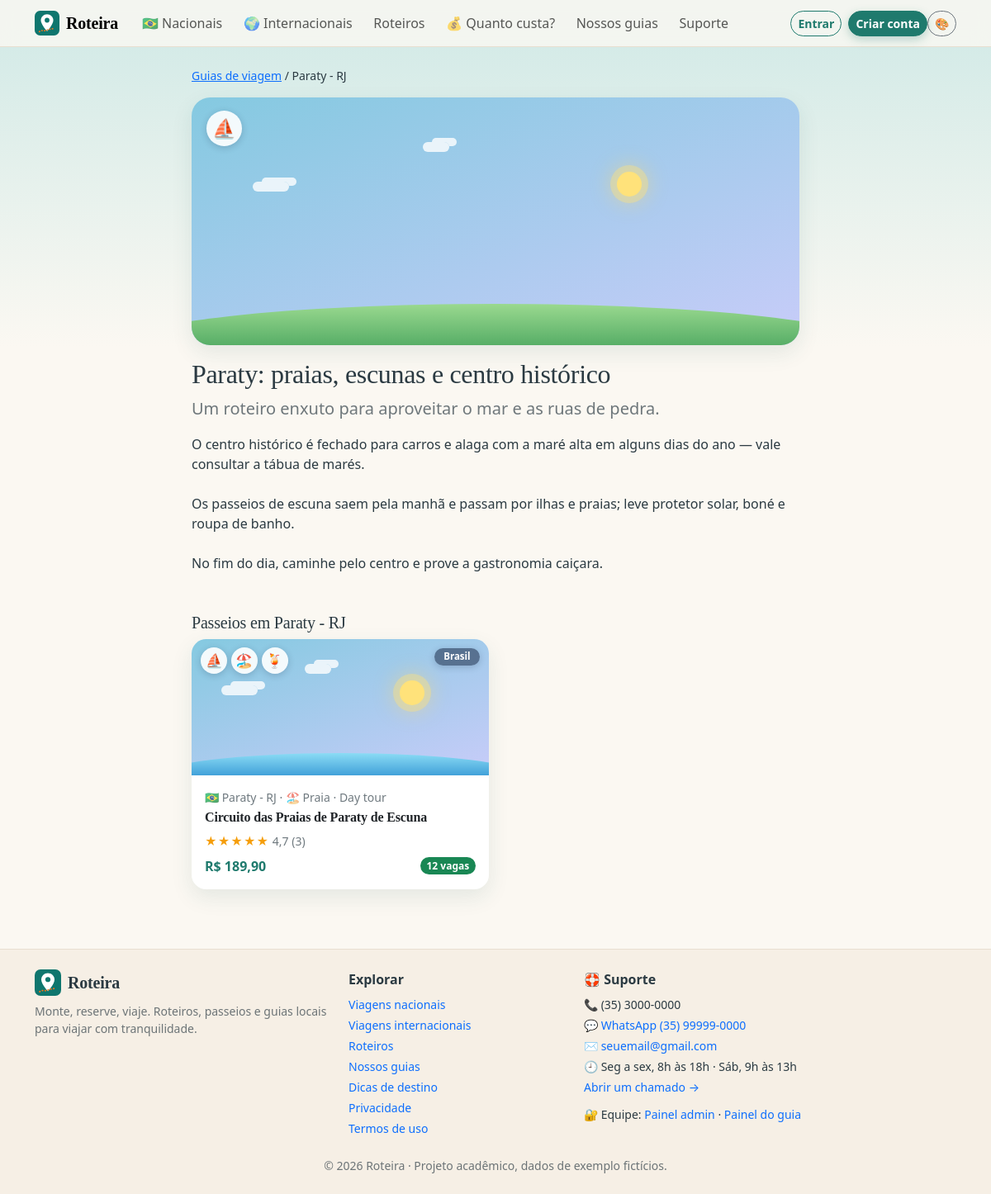
/guia.php?id=2, run on the app's committed database.
### tables this page shows
CREATE TABLE guias_viagem (
  id INT AUTO_INCREMENT PRIMARY KEY,
  titulo VARCHAR(200) NOT NULL,
  destino VARCHAR(120) NOT NULL,
  resumo VARCHAR(300) NOT NULL,
  conteudo TEXT NOT NULL,
  emoji VARCHAR(8) NOT NULL DEFAULT '📖',
  hue SMALLINT NOT NULL DEFAULT 200,
  created_at TIMESTAMP DEFAULT CURRENT_TIMESTAMP
);

CREATE TABLE passeios (
  id INT AUTO_INCREMENT PRIMARY KEY,
  categoria_id INT NOT NULL,
  guia_id INT NULL,
  titulo VARCHAR(200) NOT NULL,
  destino VARCHAR(120) NOT NULL,
  descricao TEXT,
  duracao_horas DECIMAL(4,1) NOT NULL DEFAULT 4,
  preco DECIMAL(10,2) NOT NULL,
  emoji VARCHAR(30) NOT NULL DEFAULT '🌎' COMMENT 'emojis extras da capa (ex.: 🍕🏛️)',
  motivo VARCHAR(30) NULL COMMENT 'silhueta do ponto turístico da capa',
  imagem VARCHAR(255) NULL COMMENT 'foto: caminho em uploads/ ou URL',
  video_id VARCHAR(20) NULL COMMENT 'ID do vídeo do YouTube',
  hue SMALLINT NOT NULL DEFAULT 180,
  escopo VARCHAR(20) NOT NULL DEFAULT 'nacional',
  pais VARCHAR(80) NOT NULL DEFAULT 'Brasil',
  dias INT NOT NULL DEFAULT 1,
  atracoes TEXT NULL COMMENT 'lista separada por ponto e vírgula',
  ativo TINYINT(1) NOT NULL DEFAULT 1,
  FOREIGN KEY (categoria_id) REFERENCES categorias(id),
  FOREIGN KEY (guia_id) REFERENCES guias(id) ON DELETE SET NULL,
  FOREIGN KEY (escopo) REFERENCES escopos(codigo)
);

CREATE TABLE categorias (
  id INT AUTO_INCREMENT PRIMARY KEY,
  nome VARCHAR(100) NOT NULL,
  icone VARCHAR(8) NOT NULL DEFAULT '🧭'
);

### guia.php (the view, shortened to what the rows shown need)
<?php
require_once __DIR__ . '/inc/app.php';
$st = $conn->prepare('SELECT * FROM guias_viagem WHERE id=?'); $st->execute([(int)($_GET['id'] ?? 0)]); $g = $st->fetch();
$rel = buscarPasseios($conn, 'AND p.destino = ?', [$g['destino']], 'p.id', 3);
topo($g['titulo']);
?>
<div class="row justify-content-center"><div class="col-lg-8">
  <nav class="small mb-3"><a href="guias.php">Guias de viagem</a> / <?= e($g['destino']) ?></nav>
  <?= capa($g['emoji'], $g['hue'], 'grande') ?>
  <h1 class="h2 mt-3"><?= e($g['titulo']) ?></h1><p class="lead text-body-secondary"><?= e($g['resumo']) ?></p>
  <div class="fs-6"><?= nl2br(e($g['conteudo'])) ?></div>
  <?php if ($rel): ?><h2 class="h5 mt-5">Passeios em <?= e($g['destino']) ?></h2><div class="row row-cols-1 row-cols-md-2 g-3"><?php foreach ($rel as $p) echo cardPasseio($p); ?></div><?php endif; ?>
</div></div>
<?php rodape();

### inc/app.php (shortened to what the rows shown need)
<?php
require_once __DIR__ . '/conexao.php';
function e($s) { return htmlspecialchars((string)$s, ENT_QUOTES, 'UTF-8'); }
function brl($v) { return 'R$ ' . number_format((float)$v, 2, ',', '.'); }
function usuario() { return $_SESSION['user'] ?? null; }
function csrf() {
    return $_SESSION['csrf'];
}
function estrelas($n) { $n = (int)round($n); return '<span class="estrelas" aria-label="' . $n . ' de 5">' . str_repeat('★', $n) . str_repeat('☆', 5 - $n) . '</span>'; }
function buscarPasseios(PDO $c, $where = '', array $params = [], $order = 'p.id DESC', $limit = 100) {
    $sql = "SELECT p.*, cat.nome AS categoria, cat.icone, g.nome AS guia, g.foto AS guia_foto, g.idiomas AS guia_idiomas, g.bio AS guia_bio,
              (SELECT MIN(s.data_saida) FROM saidas s WHERE s.passeio_id=p.id AND s.data_saida>=CURDATE()) AS proxima,
              (SELECT COALESCE(SUM(s.vagas_disponiveis),0) FROM saidas s WHERE s.passeio_id=p.id AND s.data_saida>=CURDATE()) AS vagas,
              (SELECT ROUND(AVG(a.nota),1) FROM avaliacoes a WHERE a.passeio_id=p.id AND a.visivel=1) AS nota_media,
              (SELECT COUNT(*) FROM avaliacoes a WHERE a.passeio_id=p.id AND a.visivel=1) AS n_aval,
              (SELECT s.vagas_disponiveis FROM saidas s WHERE s.passeio_id=p.id AND s.data_saida>=CURDATE() ORDER BY s.data_saida LIMIT 1) AS prox_vagas
            FROM passeios p JOIN categorias cat ON cat.id=p.categoria_id LEFT JOIN guias g ON g.id=p.guia_id
            WHERE p.ativo=1 $where ORDER BY $order LIMIT " . (int)$limit;
    $st = $c->prepare($sql); $st->execute($params); return $st->fetchAll();
}
function motivos() { static $m = null; return $m ??= require __DIR__ . '/motivos.php'; }
function urlImagem($c) { $c = trim((string)$c); if ($c === '') return ''; return preg_match('~^https?://~i', $c) ? $c : BASE . ltrim($c, '/'); }
function paletas() { static $p = null; return $p ??= require __DIR__ . '/paletas.php'; }
function solos() {
    return ['grama' => ['#9ad98f', '#56ad66'], 'areia' => ['#f8dc9a', '#e6b265'], 'mar' => ['#8bdcf5', '#3f9fd8'], 'neve' => ['#ffffff', '#d2e5f5']];
}
function coresMotivo($motivo) {
    $pal = paletas();
    if (!isset($pal[$motivo])) return '';
    $p = $pal[$motivo]; $solos = solos(); $s = $solos[$p[4]] ?? $solos['grama'];
    return '--m1:' . $p[0] . ';--m2:' . $p[1] . ';--m3:' . $p[2] . ';--m4:' . $p[3] . ';--g1:' . $s[0] . ';--g2:' . $s[1] . ';';
}
function emojisCapa($emoji) {
    $txt = str_replace(["\u{1F4CD}", "\u{1F4CC}"], '', (string)$emoji);
    preg_match_all('/\X/u', $txt, $m);
    $itens = [];
    foreach ($m[0] as $g) { if (trim($g) !== '') $itens[] = '<b>' . e($g) . '</b>'; if (count($itens) === 3) break; }
    return $itens ? '<span class="emojis">' . implode('', $itens) . '</span>' : '';
}
function capa($emoji, $hue, $classe = '', $motivo = '', $imagem = '', $selo = '') {
    $h = (int)$hue; $h2 = ($h + 40) % 360; $m = motivos();
    $svg = isset($m[$motivo]) ? '<svg class="cena" viewBox="0 0 120 70" preserveAspectRatio="xMidYMax meet" aria-hidden="true">' . $m[$motivo] . '</svg>' : '';
    $u = urlImagem($imagem);
    $img = $u ? '<img class="foto" src="' . e($u) . '" alt="" loading="lazy" onerror="this.remove()">' : '';
    return '<div class="capa ' . e($classe) . '" style="--c1:hsl(' . $h . ' 60% 70%);--c2:hsl(' . $h2 . ' 80% 88%);' . coresMotivo($motivo) . '"><i class="sol"></i><i class="nuvem n1"></i><i class="nuvem n2"></i>'
         . $svg . $img . emojisCapa($emoji) . ($selo !== '' ? '<span class="selo">' . e($selo) . '</span>' : '') . '</div>';
}
function config($chave, $padrao = '') {
    static $c = null; global $conn;
    if ($c === null) { try { $c = $conn->query('SELECT chave,valor FROM configuracoes')->fetchAll(PDO::FETCH_KEY_PAIR); } catch (Throwable $e) { $c = []; } }
    return $c[$chave] ?? $padrao;
}
function cardPasseio(array $p) {
    $lotado = $p['proxima'] && (int)$p['vagas'] === 0;
    $ultimas = !$lotado && $p['proxima'] && (int)$p['prox_vagas'] >= 1 && (int)$p['prox_vagas'] <= 3;
    $badge = !$p['proxima'] ? '<span class="badge text-bg-secondary">Sem datas</span>'
           : ($lotado ? '<span class="badge text-bg-danger">Lotado</span>'
           : ($ultimas ? '<span class="badge text-bg-warning">🔥 Últimas vagas</span>' : '<span class="badge text-bg-success">' . (int)$p['vagas'] . ' vagas</span>'));
    $intl = ($p['escopo'] ?? '') === 'internacional';
    $dur = (int)$p['dias'] > 1 ? (int)$p['dias'] . ' dias' : 'Day tour';
    $nota = (int)$p['n_aval'] > 0 ? '<div class="small">' . estrelas($p['nota_media']) . ' <span class="text-body-secondary">' . number_format($p['nota_media'], 1, ',', '') . ' (' . (int)$p['n_aval'] . ')</span></div>' : '';
    return '<div class="col"><a class="card h-100 card-hover text-decoration-none" href="' . BASE . 'passeio.php?id=' . (int)$p['id'] . '">'
        . capa($p['emoji'], $p['hue'], '', $p['motivo'] ?? '', $p['imagem'] ?? '', $intl ? $p['pais'] : 'Brasil')
        . '<div class="card-body d-flex flex-column"><div class="small text-body-secondary mb-1">' . ($intl ? '🌍 ' : '🇧🇷 ') . e($intl ? $p['pais'] : $p['destino']) . ' · ' . e($p['icone']) . ' ' . e($p['categoria']) . ' · ' . $dur . '</div>'
        . '<h3 class="h6 card-title text-body">' . e($p['titulo']) . '</h3>' . $nota
        . '<div class="mt-auto d-flex justify-content-between align-items-center pt-2"><strong class="text-primary">' . brl($p['preco']) . '</strong>' . $badge . '</div></div></a></div>';
}
function headTema() {
    $k = ['admin' => 'adm', 'guia' => 'gui'][AREA] ?? 'user';
    $logado = !empty($_SESSION[$k]);
    $d = ['prefs' => $_SESSION['tema_' . ($k === 'user' ? 'site' : $k)] ?? null, 'pad' => AREA === 'site' ? padraoTema() : new stdClass, 'url' => $logado ? BASE . 'api/tema.php' : null, 'csrf' => csrf(), 'area' => AREA];
    return '<script>window.PV_TEMA=' . json_encode($d, JSON_HEX_TAG | JSON_HEX_AMP | JSON_UNESCAPED_UNICODE) . ';</script>';
}
function temaMenu() {
    $cores = ['verde' => '#0f766e', 'azul' => '#1d4ed8', 'roxo' => '#7c3aed', 'rosa' => '#be185d', 'laranja' => '#c2410c', 'grafite' => '#334155'];
    $h = '<div class="dropdown"><button class="btn btn-outline-secondary btn-sm" data-bs-toggle="dropdown" data-bs-auto-close="outside" aria-label="Personalizar tema" title="Meu tema">🎨</button>'
       . '<div class="dropdown-menu dropdown-menu-end p-3" style="min-width:250px"><div class="fw-semibold mb-2">Meu tema</div><div class="small fw-semibold mb-1">Modo</div><div class="btn-group btn-group-sm w-100 mb-3">'
       . '<button type="button" class="btn btn-outline-secondary" data-tema="modo:light">☀️ Claro</button><button type="button" class="btn btn-outline-secondary" data-tema="modo:auto">Auto</button><button type="button" class="btn btn-outline-secondary" data-tema="modo:dark">🌙 Escuro</button></div>'
       . '<div class="small fw-semibold mb-1">Cor</div><div class="d-flex gap-2 mb-3">';
    foreach ($cores as $k => $c) $h .= '<button type="button" class="swatch" data-tema="cor:' . $k . '" style="background:' . $c . '" title="' . ucfirst($k) . '"></button>';
    $logado = !empty($_SESSION[['admin' => 'adm', 'guia' => 'gui'][AREA] ?? 'user']);
    return $h . '</div><div class="small fw-semibold mb-1">Tamanho do texto</div><div class="btn-group btn-group-sm w-100 mb-2">'
       . '<button type="button" class="btn btn-outline-secondary" data-tema="fonte:normal">Normal</button><button type="button" class="btn btn-outline-secondary" data-tema="fonte:grande">Grande</button></div>'
       . '<div class="form-text">' . ($logado ? 'Salvo na sua conta: vale em qualquer aparelho.' : 'Entre na sua conta para salvar o tema em todos os aparelhos.') . '</div>'
       . '<button type="button" class="btn btn-sm btn-primary w-100 mt-2 btn-instalar d-none">📲 Instalar app</button></div></div>';
}
function topo($titulo = '') {
    $u = usuario(); $b = BASE; $nome = SITE_NOME; $pg = basename($_SERVER['SCRIPT_NAME']);
    $titulo = $titulo ?: SITE_SLOGAN;
    echo '<!doctype html><html lang="pt-BR" data-bs-theme="light"><head><meta charset="utf-8">'
       . '<meta name="viewport" content="width=device-width, initial-scale=1, viewport-fit=cover"><title>' . e($titulo) . ' · ' . e($nome) . '</title><meta name="description" content="' . e($GLOBALS['descricao'] ?? (SITE_SLOGAN . ' Viagens nacionais e internacionais, roteiros, guias locais e custo total da viagem.')) . '">'
       . '<meta name="theme-color" content="#0f766e"><meta name="apple-mobile-web-app-capable" content="yes"><meta name="apple-mobile-web-app-title" content="' . e($nome) . '">'
       . "<link rel=\"manifest\" href=\"{$b}manifest.php\"><link rel=\"icon\" href=\"{$b}assets/img/favicon.png\"><link rel=\"apple-touch-icon\" href=\"{$b}assets/img/apple-touch-icon.png\">"
       . headTema() . "<script src=\"{$b}assets/js/tema.js\"></script>"
       . "<link href=\"{$b}assets/dist/css/bootstrap.min.css\" rel=\"stylesheet\"><link href=\"{$b}css/site.css?v=" . CSS_V . "\" rel=\"stylesheet\"></head><body><a class=\"visually-hidden-focusable btn btn-primary m-2\" href=\"#conteudo\">Pular para o conteúdo</a>"
       . '<nav class="navbar navbar-expand-lg bg-body-tertiary border-bottom sticky-top"><div class="container">'
       . "<a class=\"navbar-brand fw-bold d-flex align-items-center gap-2\" href=\"{$b}index.php\"><img src=\"{$b}assets/img/logo.svg\" width=\"30\" height=\"30\" alt=\"\">" . e($nome) . '</a>'
       . '<div class="d-flex align-items-center gap-2 order-lg-last">' . temaMenu()
       . '<button class="navbar-toggler" data-bs-toggle="collapse" data-bs-target="#nav" aria-label="Menu"><span class="navbar-toggler-icon"></span></button></div>'
       . '<div class="collapse navbar-collapse" id="nav"><ul class="navbar-nav me-auto">'
       . "<li class=\"nav-item\"><a class=\"nav-link\" href=\"{$b}passeios.php?escopo=nacional\">🇧🇷 Nacionais</a></li>"
       . "<li class=\"nav-item\"><a class=\"nav-link\" href=\"{$b}passeios.php?escopo=internacional\">🌍 Internacionais</a></li>"
       . "<li class=\"nav-item\"><a class=\"nav-link\" href=\"{$b}roteiros.php\">Roteiros</a></li>"
       . "<li class=\"nav-item\"><a class=\"nav-link\" href=\"{$b}quiz_custo.php\">💰 Quanto custa?</a></li>"
       . "<li class=\"nav-item\"><a class=\"nav-link\" href=\"{$b}equipe.php\">Nossos guias</a></li><li class=\"nav-item\"><a class=\"nav-link\" href=\"{$b}suporte.php\">Suporte</a></li></ul><div class=\"d-flex gap-2 align-items-center py-2 py-lg-0\">";
    echo '</div></div></div></nav><main class="container py-4" id="conteudo">' . avisoSite();
}
function rodape() {
    $b = BASE; $pg = basename($_SERVER['SCRIPT_NAME']);
    $zap = soDigitos(config('suporte_whatsapp')); if ($zap !== '' && strlen($zap) <= 11) $zap = '55' . $zap;
    echo '</main><footer class="rodape mt-5"><div class="container py-4"><div class="row g-4">'
       . '<div class="col-md-4"><div class="d-flex align-items-center gap-2 mb-2"><img src="' . $b . 'assets/img/logo.svg" width="32" height="32" alt=""><strong class="fs-5 titulo">' . e(SITE_NOME) . '</strong></div><p class="small text-body-secondary mb-2">' . e(SITE_SLOGAN) . ' Roteiros, passeios e guias locais para viajar com tranquilidade.</p>'
       . '<button type="button" class="btn btn-sm btn-outline-primary btn-instalar d-none">📲 Instalar app</button></div>'
       . '<div class="col-6 col-md-3"><div class="fw-semibold mb-2">Explorar</div><ul class="list-unstyled small vstack gap-1 mb-0"><li><a href="' . $b . 'passeios.php?escopo=nacional">Viagens nacionais</a></li><li><a href="' . $b . 'passeios.php?escopo=internacional">Viagens internacionais</a></li><li><a href="' . $b . 'roteiros.php">Roteiros</a></li><li><a href="' . $b . 'equipe.php">Nossos guias</a></li><li><a href="' . $b . 'guias.php">Dicas de destino</a></li><li><a href="' . $b . 'privacidade.php">Privacidade</a></li><li><a href="' . $b . 'termos.php">Termos de uso</a></li></ul></div>'
       . '<div class="col-6 col-md-5"><div class="fw-semibold mb-2">🛟 Suporte</div><ul class="list-unstyled small vstack gap-1 mb-0">'
       . '<li>📞 ' . e(config('suporte_telefone')) . '</li>' . ($zap ? '<li>💬 <a href="https://wa.me/' . e($zap) . '" target="_blank" rel="noopener">WhatsApp ' . e(config('suporte_whatsapp')) . '</a></li>' : '')
       . '<li>✉️ <a href="mailto:' . e(config('suporte_email')) . '">' . e(config('suporte_email')) . '</a></li><li>🕘 ' . e(config('suporte_horario')) . '</li><li><a href="' . $b . 'suporte.php">Abrir um chamado →</a></li><li class="pt-2">🔐 Equipe: <a href="' . $b . 'admin/login.php">Painel admin</a> · <a href="' . $b . 'guia/login.php">Painel do guia</a></li></ul></div>'
       . '</div><div class="small text-body-secondary text-center mt-4">© ' . date('Y') . ' ' . e(SITE_NOME) . ' · Projeto acadêmico, dados de exemplo fictícios.</div></div></footer>'
       . '<nav class="bottom-nav d-lg-none" aria-label="Navegação principal">';
    echo '</nav><script>window.PV_SW=' . json_encode($b . 'sw.js') . ';addEventListener("keydown",function(e){if(e.altKey&&e.shiftKey&&e.code==="KeyA"){location.href=' . json_encode($b . 'admin/login.php') . ';}});</script><script src="' . $b . 'assets/dist/js/bootstrap.bundle.min.js"></script><script src="' . $b . 'assets/js/pwa.js"></script></body></html>';
}

### data on the page
guias_viagem: destino "Paraty - RJ", titulo "Paraty: praias, escunas e centro histórico", resumo "Um roteiro enxuto para aproveitar o mar e as ruas de pedra.", conteudo "O centro histórico é fechado para carros e alaga com a maré alta em alguns dias do ano — vale consultar a tábua de marés. Os passeios de escuna saem pela manhã e passam por ilhas e praias; leve protetor solar, boné e roupa de banho. No fim do dia, caminhe pelo centro e prove a gastronomia caiçara."
passeios: g "⛵ 🏖️ 🍹", destino "Paraty - RJ", categoria.icone "🏖️", categoria.nome "Praia", dias "Day tour", titulo "Circuito das Praias de Paraty de Escuna", n "★★★★★", nota_media "4,7", n_aval "3", preco "R$ 189,90", vagas "12"

### other printed values
$nome "Roteira"
$g "⛵"
SITE_NOME "Roteira"
SITE_SLOGAN "Monte, reserve, viaje."
config('suporte_telefone') "(35) 3000-0000"
config('suporte_whatsapp') "(35) 99999-0000"
config('suporte_email') "seuemail@gmail.com"
config('suporte_horario') "Seg a sex, 8h às 18h · Sáb, 9h às 13h"
